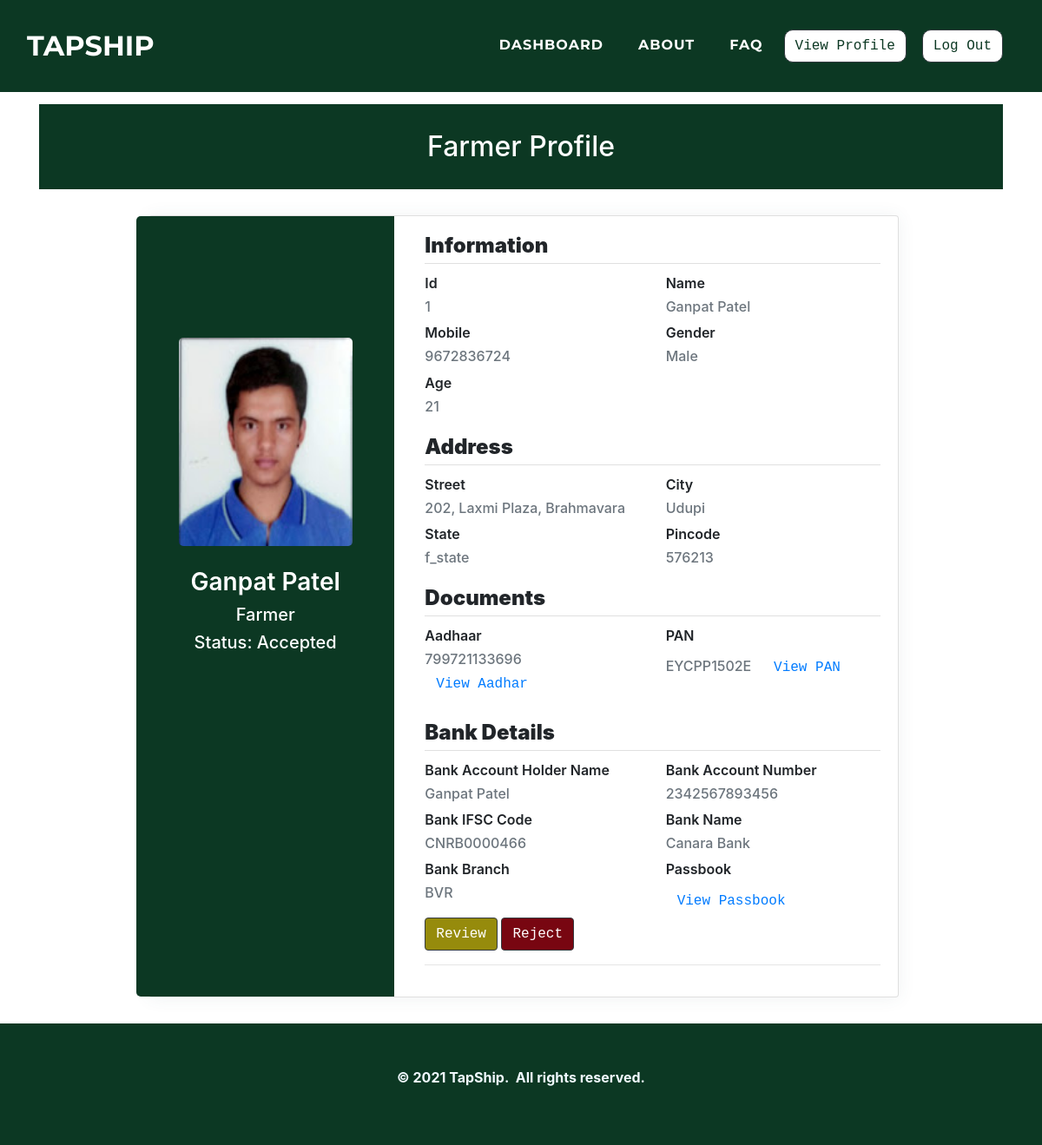
Before: /admin/farmerprofile.php?f_mobile=9672836724 (signed in) with the older database file.
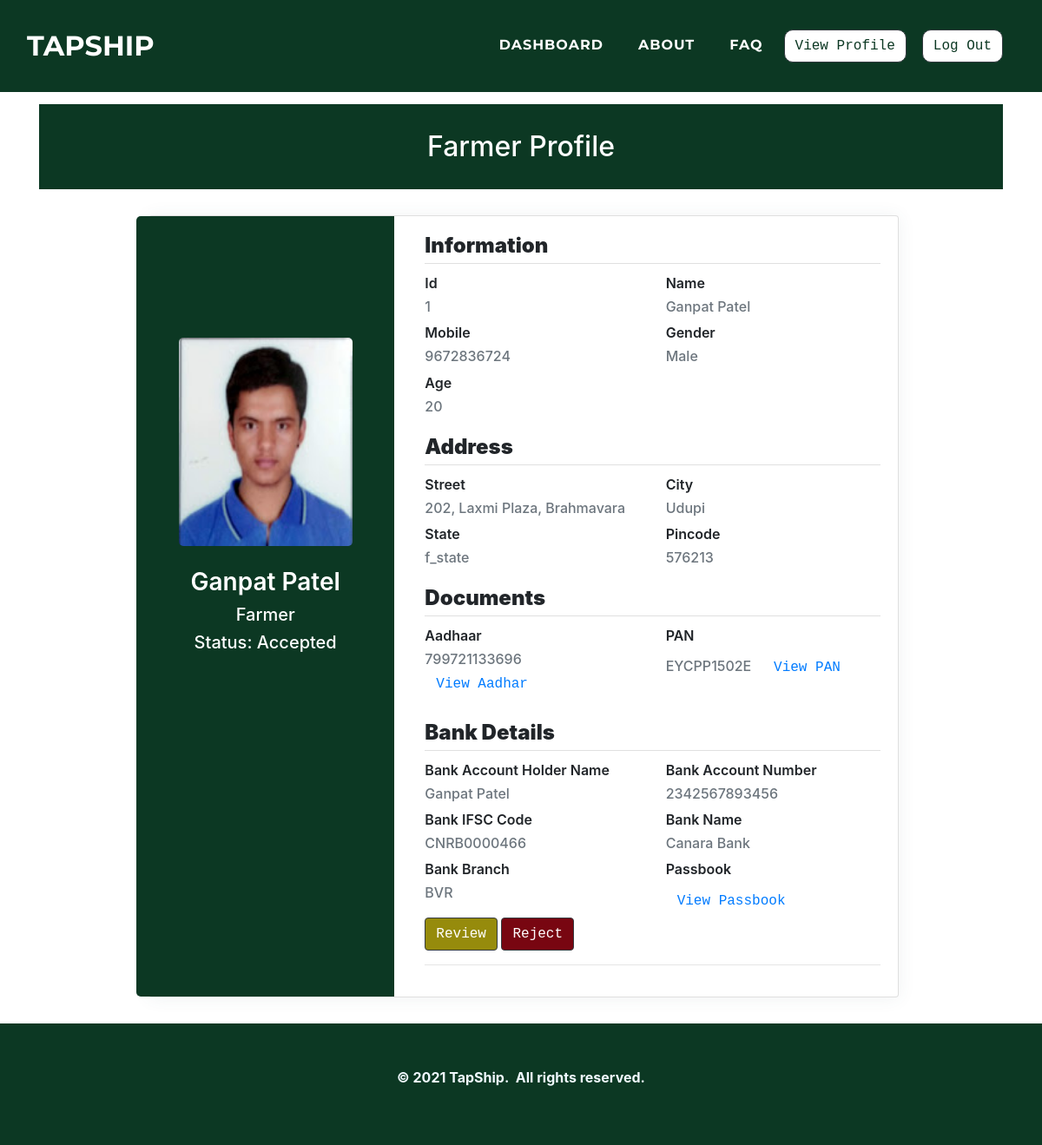
After: the same page with the newer database file.
### tables this page shows
CREATE TABLE `farmer` (
  `f_id` int(11) NOT NULL,
  `f_name` varchar(50) NOT NULL,
  `f_mobile` varchar(25) NOT NULL,
  `f_gender` varchar(25) NOT NULL,
  `f_age` varchar(10) NOT NULL,
  `f_street` varchar(50) NOT NULL,
  `f_city` varchar(25) NOT NULL,
  `f_state` varchar(25) NOT NULL,
  `f_pincode` varchar(10) NOT NULL,
  `f_aadhar` varchar(25) NOT NULL,
  `f_aadharpdf` varchar(500) NOT NULL,
  `f_pan` varchar(25) NOT NULL,
  `f_panpdf` varchar(500) NOT NULL,
  `f_photo` varchar(500) NOT NULL,
  `f_password` varchar(25) NOT NULL,
  `f_approve` varchar(10) NOT NULL,
  `f_bankholder` varchar(100) NOT NULL,
  `f_bankaccount` varchar(100) NOT NULL,
  `f_bankifsc` varchar(100) NOT NULL,
  `f_bankname` varchar(200) NOT NULL,
  `f_bankbranch` varchar(100) NOT NULL,
  `f_bankpassbook` varchar(200) NOT NULL,
  `f_tsv_otp` varchar(10) NOT NULL,
  `f_tsv_validity` varchar(50) NOT NULL
);

### admin/farmerprofile.php (the view, shortened to what the changed rows need)
<!doctype html>
<html>
<head>
    <link rel="stylesheet" href="../assets/bootstrap/css/bootstrap.min.css">
    <link rel="stylesheet" href="../assets/fonts/font-awesome.min.css">
    <link rel="stylesheet" href="../assets/fonts/ionicons.min.css">
    <link rel="stylesheet" href="../assets/css/Article-List.css">
    <link rel="stylesheet" href="../assets/css/Footer-Dark.css">
    <link rel="stylesheet" href="../assets/css/Highlight-Blue.css">
    <link rel="stylesheet" href="https://cdnjs.cloudflare.com/ajax/libs/animate.css/3.5.2/animate.min.css">
    <link rel="stylesheet" href="https://cdnjs.cloudflare.com/ajax/libs/aos/2.2.0/aos.css">
    <link rel="stylesheet" href="../assets/css/Login-Form-Clean.css">
    <link rel="stylesheet" href="../assets/css/table-style.css">
    <link rel="stylesheet" href="../assets/css/profile.css">
    <link href='https://maxcdn.bootstrapcdn.com/bootstrap/4.0.0/css/bootstrap.min.css' rel='stylesheet'>
    <link href='https://cdnjs.cloudflare.com/ajax/libs/MaterialDesign-Webfont/3.6.95/css/materialdesignicons.css' rel='stylesheet'>
</head>
<body oncontextmenu='return false' class='snippet-body'>
    <div class="page-content page-container" id="page-content">
        <?php
        $con = mysqli_connect("localhost", "root", "", "tapship");
        $f_mobile = $_GET['f_mobile'];
        $query = " select * from farmer where f_mobile=" . $f_mobile . "";
        $result = mysqli_query($con, $query);
        while ($res = mysqli_fetch_assoc($result)) {
            $f_id =  $res['f_id'];
            $f_name =  $res['f_name'];
            $f_gender =  $res['f_gender'];
            $f_age =  $res['f_age'];
            $f_street =  $res['f_street'];
            $f_city =  $res['f_city'];
            $f_pincode =  $res['f_pincode'];
            $f_aadhar =  $res['f_aadhar'];
            $f_pan =  $res['f_pan'];
            $f_panpdf =  $res['f_panpdf'];
            $f_photo =  $res['f_photo'];
            $f_bankholder = $res['f_bankholder'];
            $f_bankaccount = $res['f_bankaccount'];
            $f_bankifsc = $res['f_bankifsc'];
            $f_bankname = $res['f_bankname'];
            $f_bankbranch = $res['f_bankbranch'];
            $f_approve =  $res['f_approve'];
        }
        ?>
        <div class="features-boxed">
            <div class="container" style="background: #ffffff;">
                <div class="intro" style="background: #0c3823;margin-top: 120px;margin-bottom: 30px;">
                    <h2 class="text-center" data-aos="fade" style="color: rgb(255,255,255);padding: 30px;margin-bottom: 0px;">Farmer Profile</h2>
                </div>
            </div>
        </div>
        <div class="padding">
            <div class="row container d-flex justify-content-center">
                <div class="col-xl-12 col-md-12">
                    <div class="card user-card-full">
                        <div class="row m-l-0 m-r-0">
                            <div class="col-md-4 bg-c-lite-green user-profile">
                                <div class="card-block text-center text-white">
                                    <div class="m-b-25"> <img src="../farmers/<?php echo  $f_photo; ?>" width="200" height="240" align="center" class="img-radius" alt="User-Profile-Image"> </div>
                                    <h3 class="f-w-600"><?php echo "$f_name" ?></h3>
                                    <h5>Farmer</h5>
                                    <h5>Status: <?php if ($f_approve == "1") {
                                                    echo "No Action";
                                                } else if ($f_approve == "2") {
                                                    echo " Accepted";
                                                } else if ($f_approve == "3") {
                                                    echo "Review";
                                                } else if ($f_approve == "4") {
                                                    echo "Rejected";
                                                } else if ($f_approve == "5") {
                                                    echo "Resubmitted";
                                                }  ?></h5>
                                </div>
                            </div>
                            <div class="col-sm-8">
                                <div class="card-block">
                                    <div class="row">
                                        <div class="col-sm-6">
                                            <p class="m-b-10 f-w-600">Id</p>
                                            <h6 class="text-muted f-w-400"><?php echo "$f_id" ?></h6>
                                        </div>
                                        <div class="col-sm-6">
                                            <p class="m-b-10 f-w-600">Name</p>
                                            <h6 class="text-muted f-w-400"><?php echo "$f_name" ?></h6>
                                        </div>
                                        <div class="col-sm-6">
                                            <p class="m-b-10 f-w-600">Gender</p>
                                            <h6 class="text-muted f-w-400"><?php echo "$f_gender" ?></h6>
                                        </div>
                                        <div class="col-sm-6">
                                            <p class="m-b-10 f-w-600">Age</p>
                                            <h6 class="text-muted f-w-400"><?php echo "$f_age" ?></h6>
                                        </div>
                                    </div>
                                    <div class="row">
                                        <div class="col-sm-6">
                                            <p class="m-b-10 f-w-600">Street</p>
                                            <h6 class="text-muted f-w-400"><?php echo "$f_street" ?></h6>
                                        </div>
                                        <div class="col-sm-6">
                                            <p class="m-b-10 f-w-600">City</p>
                                            <h6 class="text-muted f-w-400"><?php echo "$f_city" ?></h6>
                                        </div>
                                        <div class="col-sm-6">
                                            <p class="m-b-10 f-w-600">Pincode</p>
                                            <h6 class="text-muted f-w-400"><?php echo "$f_pincode" ?></h6>
                                        </div>
                                    </div>
                                    <div class="row">
                                        <div class="col-sm-6">
                                            <p class="m-b-10 f-w-600">Aadhaar</p>
                                            <h6 class="text-muted  f-w-400"><?php echo "$f_aadhar" ?> <button class="btn btn-grey text-monospace"></button></h6>
                                        </div>
                                        <div class="col-sm-6">
                                            <p class="m-b-10 f-w-600">PAN</p>
                                            <h6 class="text-muted f-w-400"><?php echo "$f_pan" ?> &nbsp; <button class="btn btn-grey text-monospace"><a href="../farmers/<?php echo  $f_panpdf; ?>" target="_blank">View PAN</a></button></h6>
                                        </div>
                                    </div>
                                    <div class="row">
                                        <div class="col-sm-6">
                                            <p class="m-b-10 f-w-600">Bank Account Holder Name</p>
                                            <h6 class="text-muted f-w-400"><?php echo "$f_bankholder" ?></h6>
                                        </div>
                                        <div class="col-sm-6">
                                            <p class="m-b-10 f-w-600">Bank Account Number</p>
                                            <h6 class="text-muted f-w-400"><?php echo "$f_bankaccount" ?></h6>
                                        </div>
                                        <div class="col-sm-6">
                                            <p class="m-b-10 f-w-600">Bank IFSC Code</p>
                                            <h6 class="text-muted f-w-400"><?php echo "$f_bankifsc" ?></h6>
                                        </div>
                                        <div class="col-sm-6">
                                            <p class="m-b-10 f-w-600">Bank Name</p>
                                            <h6 class="text-muted f-w-400"><?php echo "$f_bankname" ?></h6>
                                        </div>
                                        <div class="col-sm-6">
                                            <p class="m-b-10 f-w-600">Bank Branch</p>
                                            <h6 class="text-muted f-w-400"><?php echo "$f_bankbranch" ?></h6>
                                        </div>
                                    </div>
                                </div>
                            </div>
                        </div>
                    </div>
                </div>
            </div>
        </div>
    </div>
</body>
</html>

Changed rows visible on the page:
changed farmer "Ganpat Patel": f_age "21" → "20"
